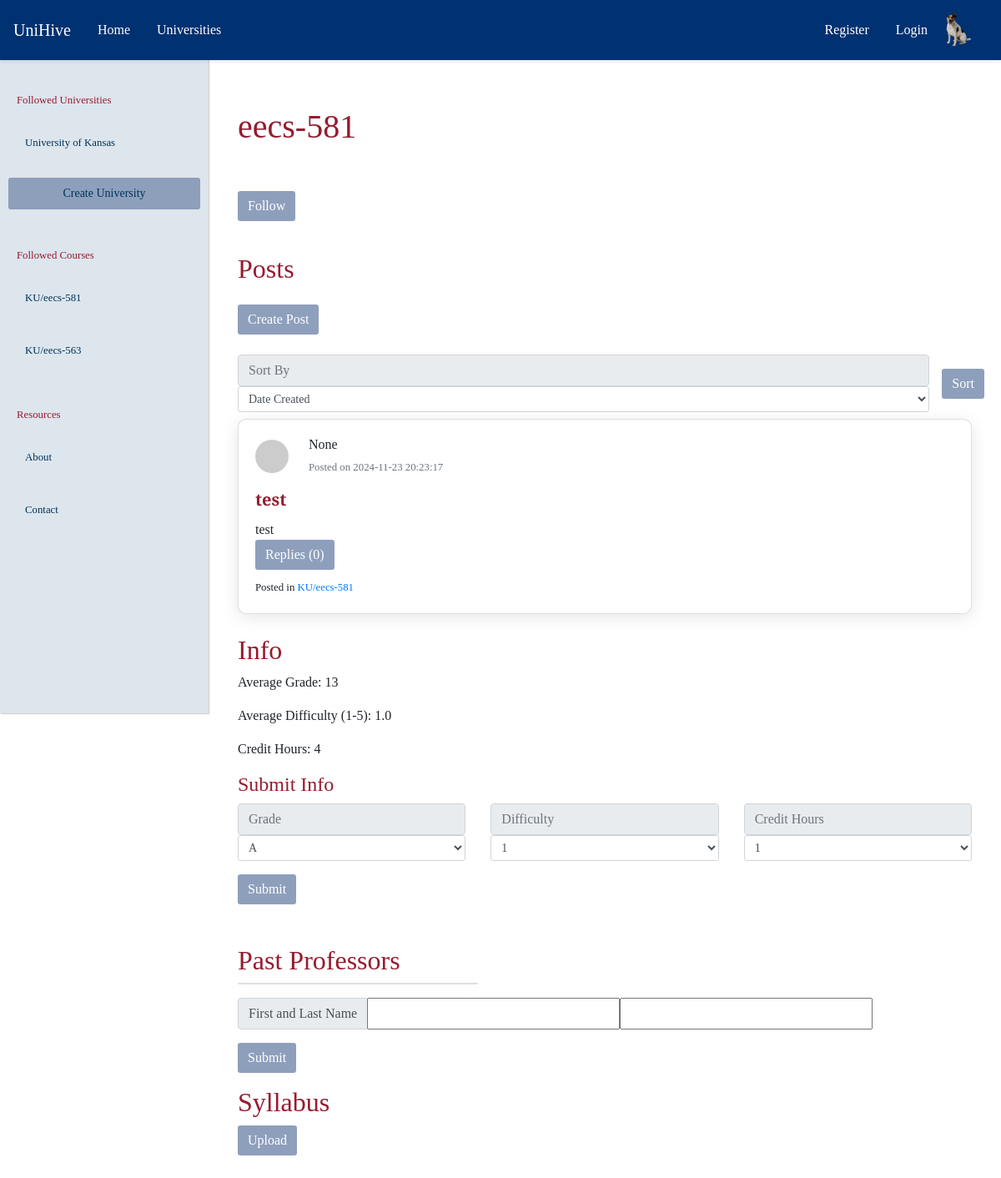
Screenshot of /u/KU/eecs-581 with the database file from the repository.
### tables this page shows
CREATE TABLE universities (
            id          INTEGER PRIMARY KEY,
            created     TIMESTAMP DEFAULT CURRENT_TIMESTAMP NOT NULL,
            name        VARCHAR UNIQUE NOT NULL,
            acronym     VARCHAR UNIQUE,
            description VARCHAR,
            logo        VARCHAR
        );

CREATE TABLE courses (
            id            INTEGER PRIMARY KEY,
            created       TIMESTAMP DEFAULT CURRENT_TIMESTAMP NOT NULL,
            name          VARCHAR NOT NULL,
            description   VARCHAR,
            course_number VARCHAR,
            department    INTEGER,
            hours         INTEGER,
            university    INTEGER NOT NULL,
            popularity_score INTEGER DEFAULT 0 
        );

CREATE TABLE posts (
            id          INTEGER PRIMARY KEY,
            created     TIMESTAMP DEFAULT CURRENT_TIMESTAMP NOT NULL,
            title       VARCHAR NOT NULL,
            content     VARCHAR NOT NULL,
            author      INTEGER NOT NULL,
            author_id   INTEGER NOT NULL, 
            course      INTEGER NOT NULL,
            likes       INTEGER DEFAULT 0,
            dislikes    INTEGER DEFAULT 0,
            reply_count INTEGER DEFAULT 0,
            is_reply    BOOL DEFAULT FALSE,
            parent      INTEGER DEFAULT NULL
        );

### main.py (the view, shortened to what this page needs)
@app.route("/u")
@app.route("/u/<university_acro>/<course>", methods=['GET', 'POST'])
def course(university_acro=None, course=None):
    stored_university, stored_course = get_uni_and_course_from_route(university_acro, course)
    if stored_university is None or stored_course is None:
        return render_template('404.html'), 404
    return render_template('course.html', course = stored_course)  # render course html

### course.py (called while the page is built)
    @property
    def posts(self):
        from post import Post
        query_str = f"""
                SELECT id, created, title, content, author, course FROM posts
                WHERE course = ? AND parent IS NULL
                ORDER BY {self.sort_post_type} DESC;
            """
        return [Post(*params) for params in query(
            query_str,
            (self.id,)
        )]

    @property
    def average_difficulty(self):
        difficulties = query(
            """
                SELECT difficulty FROM course_ratings
                WHERE course = ? AND difficulty IS NOT NULL;
            """,
            (self.id,)
        )
        if not len(difficulties):
            return None
        return sum(i[0] for i in difficulties) / len(difficulties)

    @property
    def average_grade(self):
        grades = query(
            """
                SELECT grade FROM course_ratings
                WHERE course = ? AND grade IS NOT NULL;
            """,
            (self.id,)
        )
        if not len(grades):
            return None
        mean = sum(i[0] for i in grades) / len(grades)
        return Grade(round(mean))

    @property
    def instructors(self) -> list[str]:
        instructors = query(
            """
                SELECT instructor FROM course_ratings
                WHERE course = ? AND instructor IS NOT NULL;
            """,
            (self.id,)
        )
        if not len(instructors):
            return []
        return [i[0] for i in instructors]

    @property
    def syllabus_names(self):
        syllabus_file_names = query(
            """
                SELECT filename FROM syllabus
                WHERE coursename = ?;
            """
            ,(self.name_combined,))
        return [name[0] for name in syllabus_file_names]

    @staticmethod
    def get_course_by_id(id: int):
        params = query(
            f"SELECT {COURSE_PARAMS} FROM courses WHERE id = ?",
            (id,),
            count = 1
        )
        if not params: return None # Course not found
        return Course(*params)     # Construct course object

### db_util.py (called while the page is built)
def get_uni_and_course_from_route(university_acronym: str, course_name_combined: str):
    university = University.get_university_by_acronym(university_acronym)
    if university is None:
        return (None, None)
    return (
        university,
        Course.get_course_by_name_combined(university, course_name_combined)
    )

### templates/course.html (shortened to what this page needs)
{% extends 'base.html' %}
{% block content_title %}{{course.name_combined}}{% endblock %}
{% block content_subtitle %}
<form action="{{course.combined_name}}" method="post">
<button type="submit" class="btn btn-info" name="follow-btn" value="follow">Follow</button>
</form><br>
Posts
{% endblock %}
{% block content_main %}
    <button type="button" class="btn btn-primary mb-4" data-bs-toggle="modal" data-bs-target="#exampleModal">Create Post</button>
<form method="POST">
  <div class="row w-10 mb-2">
    <div class="col">
      <input
        class="form-control w-20"
        type="text"
        placeholder="Sort By"
        readonly
      />
      <select
        class="form-control form-control-sm"
        id="sort-type"
        name="sort-type"
        for="sort-type"
      >
        <option>Date Created</option>
      </select>
    </div>
    <button type="submit" class="btn btn-primary">Sort</button>
  </div>
</form>
        {% for post in course.posts %}
        <a class="big-link" href="{{url_for('post', university_acro=course.university.acronym, course_name=course.name_combined, post_identifier=post.id)}}">
          <div class="card mb-4">
            <div class="card-body">
              <div class="d-flex align-items-center mb-3">
                  <img src="https://via.placeholder.com/40" class="rounded-circle mr-2" alt="User">
                  <div class="px-3">
                      <h6 class="mb-1">{{post.author}}</h6>
                      <small class="text-muted">Posted on {{post.created}}</small>
                  </div>
              </div>
              <h5 class="card-title">{{post.title}}</h5>
              <p class="card-text">{{post.content}}</p>
              <a href="#" class="btn btn-primary">Replies ({{post.replies | length}})</a>
              <div class="mt-2">
                  <small>Posted in <a href="{{url_for('course', university_acro=course.university.acronym, course=course.name_combined)}}" class="text-primary">{{course.university.acronym}}/{{course.name_combined}}</a></small>
              </div>
            </div>
          </div>
        </a>
        {% endfor %}
    <h2>Info</h2>
    <p>Average Grade: {{course.average_grade}}</p>
    <p>Average Difficulty (1-5): {{course.average_difficulty}}</p>
    <p>Credit Hours: {{course.credit_hours}}</p>
    <h4>Submit Info<h4>
    <form action="{{course.combined_name}}" method="post">
    <div class="row">
      <div class="col">
        <input class="form-control w-100" type="text" placeholder="Grade" readonly>
        <select class="form-control form-control-sm" id="grade" name="grade" for="grade">
          <option>A</option>
        </select>
      </div>
      <div class="col">
        <input class="form-control w-100" type="text" placeholder="Difficulty" readonly>
        <select class="form-control form-control-sm" id="name" name="difficulty" for="difficulty">
          <option>1</option>
        </select>
      </div>
      <div class="col">
        <input class="form-control w-100" type="text" placeholder="Credit Hours" readonly>
        <select class="form-control form-control-sm" id="credit-hours" name="credit-hours" for="credit-hours">
          <option>1</option>
        </select>
      </div>
    </div>
    <button type="submit" class="btn btn-primary mt-3">Submit</button>
    <form>
    <h2 class="mt-5">Past Professors</h2>
    <div class="card mb-3" style="width: 18rem; font-size: 14px">
    </div>
    <form action="{{course.name_combined}}" method="post">
        <div class="input-group">
          <div class="input-group-prepend">
            <span class="input-group-text" id="">First and Last Name</span>
          </div>
          <input type="text" class="first-name" name="first-name">
          <input type="text" class="last-name" name="last-name">
        </div>
        <button type="submit" class="btn btn-primary mt-3">Submit</button>
    </form>
    <h2 class="mt-3">Syllabus</h2>
    <button type="button" class="btn btn-primary mb-4" data-bs-toggle="modal" data-bs-target="#syllabusModal">Upload</button>
        </form>
        </div>
      </div>
    <br>
{% endblock %}

### templates/base.html (shortened to what this page needs)
<!doctype html>
<html lang="en">
  <head>
    <link
      rel="stylesheet"
      href="https://cdn.jsdelivr.net/npm/bootstrap@4.0.0/dist/css/bootstrap.min.css"
    />
    <link rel="stylesheet" href="{{url_for('static', filename='main.css')}}" />
  </head>
  <body>
    <nav class="navbar navbar-expand-lg navbar-custom fixed-top">
      <div class="container-fluid">
        <div class="d-flex align-items-center">
          <a class="navbar-brand" href="/">UniHive</a>
          <div class="collapse navbar-collapse" id="navbarNavDropdown">
            <ul class="navbar-nav">
              <li class="nav-item">
                <a class="nav-link" href="{{ url_for('home') }}">Home</a>
              </li>
              <li class="nav-item">
                <a class="nav-link" href="#">Universities</a>
              </li>
            </ul>
          </div>
        </div>
        <div class="d-flex align-items-center">
          {% if SESSION.current_user_id %}
          <span class="text-light mr-3"
            >Logged in, {{ USERS[SESSION.current_user_id].username }}</span
          >
          <a
            href="{{ url_for('profile') }}"
            class="btn btn-outline-light btn-sm me-2"
            >Profile</a
          >
          <a
            href="{{ url_for('logout') }}"
            class="btn btn-outline-light btn-sm me-2"
            >Logout</a
          >
          <img
            src="{{ url_for('static', filename='profile_pic.jpg') }}"
            class="rounded-circle profile-img"
            alt="Profile"
          />
          {% else %}
          <a class="nav-link" href="{{ url_for('register') }}">Register</a>
          <a
            class="nav-link d-flex align-items-center gap-2"
            href="{{ url_for('login') }}"
          >
            <span>Login</span>
            <img
              src="{{ url_for('static', filename='profile_pic.jpg') }}"
              class="rounded-circle profile-img"
              alt="Default Profile"
            />
          </a>
          {% endif %}
        </div>
      </div>
    </nav>
    <div class="sidebar">
      <div class="sidebar-header">Followed Universities</div>
      {% for followed_university in
      USERS[SESSION.current_user_id].followed_universities %}
      <a
        href="{{url_for('university', university_acro=followed_university.acronym)}}"
        >{{followed_university.name}}</a
      >
      {% endfor %} {% block sidebar_content %} {% endblock %}
      <a
        href="{{url_for('create_university')}}"
        class="btn navbar-toggler btn-sm text-center"
        role="button"
        aria-disabled="true"
        >Create University</a
      >
      <div class="sidebar-header">Followed Courses</div>
      {% for followed_course in USERS[SESSION.current_user_id].followed_courses
      %}
      <a
        href="{{url_for('course', university_acro=followed_course.university.acronym, course=followed_course.name_combined)}}"
        >{{followed_course.university.acronym}}/{{followed_course.name_combined}}</a
      >
      {% endfor %}
      <div class="sidebar-header">Resources</div>
      <a href="#">About</a>
      <a href="#">Contact</a>
    </div>
    <div class="content">
      <div class="container">
        <h1 class="my-5 text-left">{% block content_title %}{% endblock %}</h1>
        <h2 class="my-4 text-left">
          {% block content_subtitle %}{% endblock %}
        </h2>
        {% block content_main %}{% endblock %}
  </body>
</html>

### static/main.css (style rules this page uses)
* { font-family: "PT Serif", serif; }
.sidebar { position: fixed; top: 55px; left: 0; width: 250px; height: 100vh; background-color: #dde5ed; color: #003459; padding-top: 20px; display: flex; flex-direction: column; font-size: .80em; box-shadow: 1px 1px 1px #d7d2cb; }
h1, h2, h3, h4, h5 { color: #971b2f; }
.navbar-custom { background-color: #003459; }
.btn, .navbar-toggler { border: 0; border-radius: .2em; background-color: #8e9fbc; margin: auto; color: white; }
.sidebar a { margin: 10px; border-radius: 3px; color: #003459; text-decoration: none; padding: 12px 20px; text-align: left; display: block; transition: background-color 0.3s; }
.sidebar-header { margin-top: 2em; color: #971b2f; padding: 10px 20px; }
.content { margin-left: 250px; padding: 20px; margin-top: 60px; }
.navbar { position: fixed; top: 0; left: 0; right: 0; z-index: 1030; background-color: #003171; color: white; }
.navbar-brand, .nav-link { color: white; }
.card { border-radius: 10px; box-shadow: 0 4px 20px rgba(0, 0, 0, 0.1); }
.card-title { font-weight: bold; }
a.big-link { text-decoration: none; display: block; color: unset; }

### templates/base.html (style rules this page uses)
.navbar { padding: 0.5rem 1rem; box-shadow: 0 2px 4px rgba(0, 0, 0, 0.1); }
.navbar .container-fluid { padding: 0; }
.nav-link { padding: 0.5rem 1rem !important; }
.profile-img { margin-left: 1em; width: 40px; height: 40px; object-fit: cover; }
.btn-sm { padding: 0.25rem 0.5rem; font-size: 0.875rem; }

### rows the page displays
universities: name "University of Kansas", university.acronym "KU"
courses: university.acronym "KU", name_combined "eecs-581"
courses: university.acronym "KU", name_combined "eecs-563"
posts: author "None", created "2024-11-23 20:23:17", title "test", content "test", replies|length "0", name_combined "eecs-581"

### other values shown
{{ course.name_combined }} "eecs-581"
{{ course.average_grade }} "13"
{{ course.average_difficulty }} "1.0"
{{ course.credit_hours }} "4"
